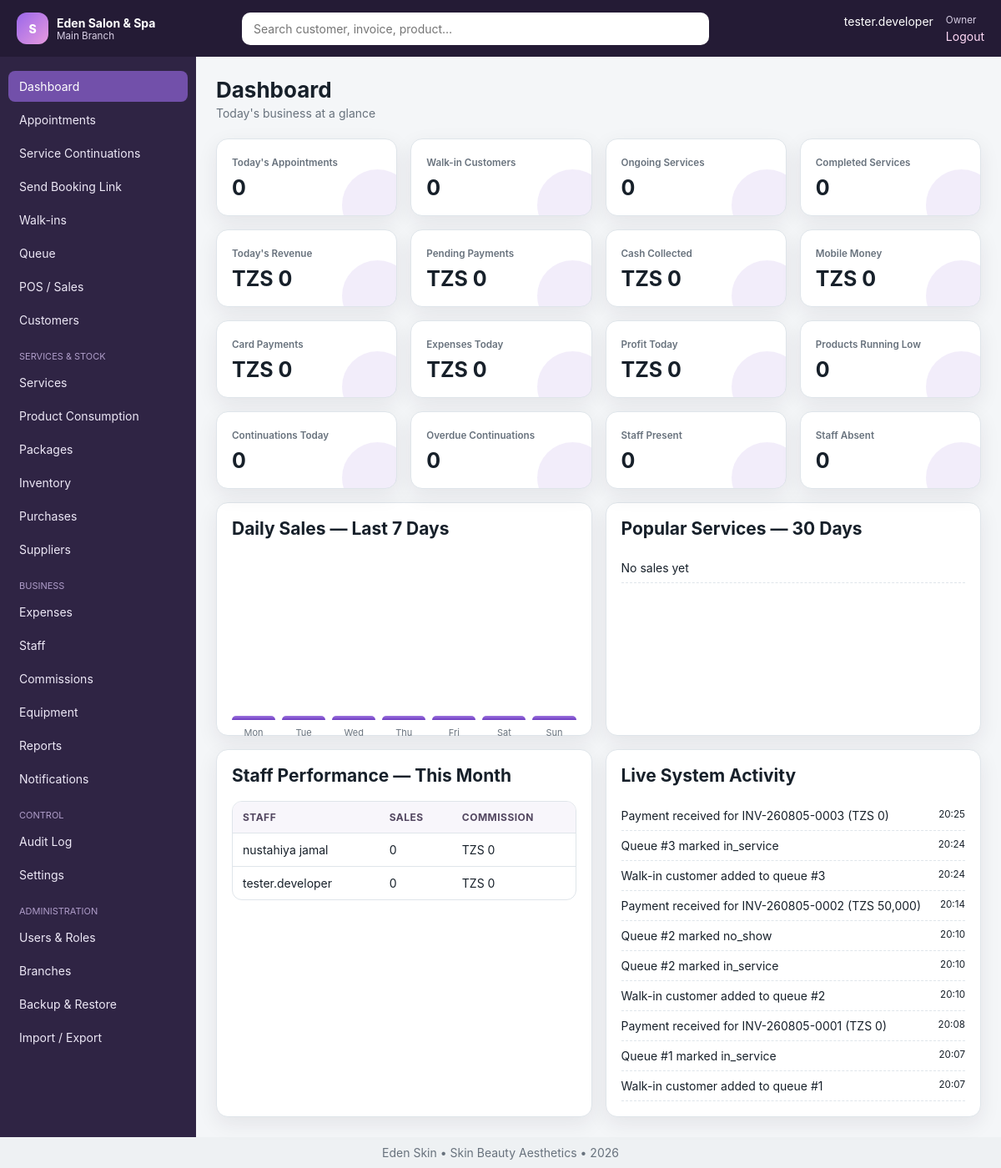
/dashboard.php (signed in), run on the app's committed database.
### tables this page shows
CREATE TABLE `settings` (
  `id` int(11) NOT NULL AUTO_INCREMENT,
  `branch_id` int(11) DEFAULT NULL,
  `setting_key` varchar(100) NOT NULL,
  `setting_value` text DEFAULT NULL,
  `setting_group` varchar(80) DEFAULT 'general',
  `updated_by` int(11) DEFAULT NULL,
  `updated_at` datetime DEFAULT current_timestamp() ON UPDATE current_timestamp(),
  PRIMARY KEY (`id`),
  UNIQUE KEY `uniq_setting` (`branch_id`,`setting_key`),
  KEY `updated_by` (`updated_by`),
  CONSTRAINT `settings_ibfk_1` FOREIGN KEY (`branch_id`) REFERENCES `branches` (`id`) ON DELETE CASCADE,
  CONSTRAINT `settings_ibfk_2` FOREIGN KEY (`updated_by`) REFERENCES `users` (`id`) ON DELETE SET NULL
);

CREATE TABLE `users` (
  `id` int(11) NOT NULL AUTO_INCREMENT,
  `branch_id` int(11) NOT NULL,
  `staff_id` int(11) DEFAULT NULL,
  `role_id` int(11) NOT NULL,
  `username` varchar(80) NOT NULL,
  `password_hash` varchar(255) NOT NULL,
  `status` enum('active','inactive','locked') DEFAULT 'active',
  `last_login_at` datetime DEFAULT NULL,
  `created_at` datetime DEFAULT current_timestamp(),
  PRIMARY KEY (`id`),
  UNIQUE KEY `username` (`username`),
  KEY `branch_id` (`branch_id`),
  KEY `staff_id` (`staff_id`),
  KEY `role_id` (`role_id`),
  CONSTRAINT `users_ibfk_1` FOREIGN KEY (`branch_id`) REFERENCES `branches` (`id`),
  CONSTRAINT `users_ibfk_2` FOREIGN KEY (`staff_id`) REFERENCES `staff` (`id`) ON DELETE SET NULL,
  CONSTRAINT `users_ibfk_3` FOREIGN KEY (`role_id`) REFERENCES `roles` (`id`)
);

CREATE TABLE `branches` (
  `id` int(11) NOT NULL AUTO_INCREMENT,
  `business_id` int(11) NOT NULL,
  `name` varchar(120) NOT NULL,
  `code` varchar(20) NOT NULL,
  `phone` varchar(30) DEFAULT NULL,
  `email` varchar(120) DEFAULT NULL,
  `address` varchar(255) DEFAULT NULL,
  `opening_time` time DEFAULT '08:00:00',
  `closing_time` time DEFAULT '20:00:00',
  `status` enum('active','inactive') DEFAULT 'active',
  `created_at` datetime DEFAULT current_timestamp(),
  PRIMARY KEY (`id`),
  UNIQUE KEY `code` (`code`),
  KEY `business_id` (`business_id`),
  CONSTRAINT `branches_ibfk_1` FOREIGN KEY (`business_id`) REFERENCES `businesses` (`id`)
);

CREATE TABLE `staff` (
  `id` int(11) NOT NULL AUTO_INCREMENT,
  `branch_id` int(11) NOT NULL,
  `employee_no` varchar(30) DEFAULT NULL,
  `photo` varchar(255) DEFAULT NULL,
  `full_name` varchar(150) NOT NULL,
  `phone` varchar(30) DEFAULT NULL,
  `email` varchar(120) DEFAULT NULL,
  `gender` enum('Male','Female','Other') DEFAULT 'Female',
  `date_of_birth` date DEFAULT NULL,
  `address` varchar(255) DEFAULT NULL,
  `role_title` varchar(100) DEFAULT NULL,
  `salary` decimal(14,2) DEFAULT 0.00,
  `default_commission_type` enum('percentage','fixed') DEFAULT 'percentage',
  `default_commission_value` decimal(10,2) DEFAULT 0.00,
  `employment_date` date DEFAULT NULL,
  `emergency_contact` varchar(120) DEFAULT NULL,
  `status` enum('active','inactive','terminated') DEFAULT 'active',
  `created_at` datetime DEFAULT current_timestamp(),
  `updated_at` datetime DEFAULT NULL,
  PRIMARY KEY (`id`),
  UNIQUE KEY `employee_no` (`employee_no`),
  KEY `branch_id` (`branch_id`),
  CONSTRAINT `staff_ibfk_1` FOREIGN KEY (`branch_id`) REFERENCES `branches` (`id`)
);

CREATE TABLE `roles` (
  `id` int(11) NOT NULL AUTO_INCREMENT,
  `name` varchar(80) NOT NULL,
  `description` varchar(255) DEFAULT NULL,
  `is_system` tinyint(1) DEFAULT 0,
  `created_at` datetime DEFAULT current_timestamp(),
  PRIMARY KEY (`id`),
  UNIQUE KEY `name` (`name`)
);

CREATE TABLE `system_activities` (
  `id` bigint(20) NOT NULL AUTO_INCREMENT,
  `branch_id` int(11) DEFAULT NULL,
  `user_id` int(11) DEFAULT NULL,
  `activity_type` varchar(50) DEFAULT NULL,
  `message` varchar(255) NOT NULL,
  `created_at` datetime DEFAULT current_timestamp(),
  PRIMARY KEY (`id`),
  KEY `activity_date` (`branch_id`,`created_at`),
  KEY `user_id` (`user_id`),
  CONSTRAINT `system_activities_ibfk_1` FOREIGN KEY (`branch_id`) REFERENCES `branches` (`id`) ON DELETE SET NULL,
  CONSTRAINT `system_activities_ibfk_2` FOREIGN KEY (`user_id`) REFERENCES `users` (`id`) ON DELETE SET NULL
);

### includes/functions.php (called while the page is built, shortened)
<?php
function app_config(): array {
    static $config;
    if (!$config) {
        $file=dirname(__DIR__).'/config.php';
        $config=require $file;
    }
    return $config;
}
function e(mixed $v): string { return htmlspecialchars((string)$v, ENT_QUOTES, 'UTF-8'); }
function url(string $path=''): string { $base=rtrim(app_config()['app']['base_url'] ?? '', '/'); return $base.'/'.ltrim($path,'/'); }
function money(float|int|string|null $n): string { return 'TZS '.number_format((float)$n,0,'.',','); }
function setting(string $key,mixed $default=null,?int $branchId=null): mixed {
    try { $branchId=$branchId??current_branch_id(); $r=one('SELECT setting_value FROM settings WHERE setting_key=? AND (branch_id=? OR branch_id IS NULL) ORDER BY branch_id IS NOT NULL DESC LIMIT 1',[$key,$branchId]); return $r ? $r['setting_value'] : $default; } catch(Throwable){ return $default; }
}

### config.php (called while the page is built)
<?php
return array (
  'db' =>
  array (
    'host' => '127.0.0.1',
    'port' => '3306',
    'name' => 'salon_spa_tz',
    'user' => 'root',
    'pass' => '',
    'charset' => 'utf8mb4',
  ),
  'app' =>
  array (
    'name' => 'Salon & Spa Manager',
    'base_url' => '/salon_spa_management_system',
    'timezone' => 'Africa/Dar_es_Salaam',
    'currency' => 'TZS',
    'session_timeout' => 3600,
    'debug' => false,
  ),
);

### includes/auth.php (called while the page is built, shortened)
<?php
function is_logged_in(): bool { return !empty($_SESSION['user_id']); }
function require_login(): void {
    if(!current_user()){ logout_user(); redirect('login.php'); }
}
function current_user(): ?array { static $u; if(!is_logged_in())return null; if(!$u)$u=one('SELECT u.*,r.name role_name,s.full_name staff_name,b.name branch_name FROM users u JOIN roles r ON r.id=u.role_id LEFT JOIN staff s ON s.id=u.staff_id LEFT JOIN branches b ON b.id=u.branch_id WHERE u.id=?',[$_SESSION['user_id']]); return $u; }
function current_branch_id(): ?int {
    if(isset($_SESSION['branch_id']) && (int)$_SESSION['branch_id']>0) return (int)$_SESSION['branch_id'];
    return null;
}
function can(string $code): bool { $u=current_user(); return $u && ($u['role_name']==='Owner' || in_array($code,permissions(),true)); }
function require_permission(string $code): void { require_login(); if(!can($code)){http_response_code(403); include dirname(__DIR__).'/403.php'; exit;} }

### includes/db.php (called while the page is built)
<?php
function db(): PDO {
    static $pdo = null;
    if ($pdo instanceof PDO) return $pdo;
    $cfg = app_config()['db'];
    $dsn = sprintf('mysql:host=%s;port=%s;dbname=%s;charset=%s', $cfg['host'], $cfg['port'], $cfg['name'], $cfg['charset']);
    $pdo = new PDO($dsn, $cfg['user'], $cfg['pass'], [
        PDO::ATTR_ERRMODE => PDO::ERRMODE_EXCEPTION,
        PDO::ATTR_DEFAULT_FETCH_MODE => PDO::FETCH_ASSOC,
        PDO::ATTR_EMULATE_PREPARES => false,
    ]);
    return $pdo;
}
function q(string $sql, array $params=[]): PDOStatement { $s=db()->prepare($sql); $s->execute($params); return $s; }
function one(string $sql, array $params=[]): ?array { $r=q($sql,$params)->fetch(); return $r ?: null; }
function all(string $sql, array $params=[]): array { return q($sql,$params)->fetchAll(); }
function scalar(string $sql, array $params=[]): mixed { return q($sql,$params)->fetchColumn(); }

### dashboard.php (the view)
<?php require __DIR__.'/includes/bootstrap.php'; require_permission('dashboard.view');
$bid=current_branch_id(); ensure_continuation_schema(); $today=today();
$k=[
 'appointments'=>(int)scalar('SELECT COUNT(*) FROM appointments WHERE branch_id=? AND appointment_date=?',[$bid,$today]),
 'walkins'=>(int)scalar('SELECT COUNT(*) FROM queues WHERE branch_id=? AND queue_date=?',[$bid,$today]),
 'ongoing'=>(int)scalar('SELECT COUNT(*) FROM queues WHERE branch_id=? AND queue_date=? AND status="in_service"',[$bid,$today]),
 'completed'=>(int)scalar('SELECT COUNT(*) FROM sales WHERE branch_id=? AND DATE(sale_date)=? AND status NOT IN("cancelled")',[$bid,$today]),
 'revenue'=>(float)scalar('SELECT COALESCE(SUM(total_amount),0) FROM sales WHERE branch_id=? AND DATE(sale_date)=? AND status NOT IN("cancelled","refunded")',[$bid,$today]),
 'pending'=>(float)scalar('SELECT COALESCE(SUM(balance_amount),0) FROM sales WHERE branch_id=? AND DATE(sale_date)=? AND balance_amount>0',[$bid,$today]),
 'cash'=>(float)scalar('SELECT COALESCE(SUM(amount),0) FROM payments WHERE branch_id=? AND DATE(payment_date)=? AND payment_method="cash"',[$bid,$today]),
 'mobile'=>(float)scalar('SELECT COALESCE(SUM(amount),0) FROM payments WHERE branch_id=? AND DATE(payment_date)=? AND payment_method IN("mpesa","airtel_money","tigo_pesa","halopesa")',[$bid,$today]),
 'card'=>(float)scalar('SELECT COALESCE(SUM(amount),0) FROM payments WHERE branch_id=? AND DATE(payment_date)=? AND payment_method="card"',[$bid,$today]),
 'expenses'=>(float)scalar('SELECT COALESCE(SUM(amount),0) FROM expenses WHERE branch_id=? AND expense_date=?',[$bid,$today]),
 'low'=>(int)scalar('SELECT COUNT(*) FROM stock_levels sl JOIN products p ON p.id=sl.product_id WHERE sl.branch_id=? AND sl.quantity<=p.minimum_stock AND p.status="active"',[$bid]),
 'present'=>(int)scalar('SELECT COUNT(*) FROM attendance WHERE branch_id=? AND attendance_date=? AND status IN("present","late")',[$bid,$today]),
 'absent'=>(int)scalar('SELECT COUNT(*) FROM attendance WHERE branch_id=? AND attendance_date=? AND status="absent"',[$bid,$today])
]; $k['profit']=$k['revenue']-$k['expenses'];
$contCounts=continuation_due_counts($bid);
$days=[];$values=[];for($i=6;$i>=0;$i--){$d=date('Y-m-d',strtotime("-$i days"));$days[]=date('D',strtotime($d));$values[]=(float)scalar('SELECT COALESCE(SUM(total_amount),0) FROM sales WHERE branch_id=? AND DATE(sale_date)=? AND status NOT IN("cancelled","refunded")',[$bid,$d]);}$max=max($values?:[1])?:1;
$popular=all('SELECT si.description, SUM(si.quantity) qty, SUM(si.line_total) amount FROM sale_items si JOIN sales s ON s.id=si.sale_id WHERE s.branch_id=? AND si.item_type="service" AND s.sale_date>=DATE_SUB(NOW(),INTERVAL 30 DAY) GROUP BY si.description ORDER BY qty DESC LIMIT 5',[$bid]);
$staffPerf=all('SELECT st.full_name,COUNT(DISTINCT c.sale_id) sales,COALESCE(SUM(c.commission_amount),0) commission FROM staff st LEFT JOIN commissions c ON c.staff_id=st.id AND c.created_at>=DATE_FORMAT(NOW(),"%Y-%m-01") WHERE st.branch_id=? AND st.status="active" GROUP BY st.id ORDER BY sales DESC LIMIT 5',[$bid]);
$activity=all('SELECT sa.*,u.username FROM system_activities sa LEFT JOIN users u ON u.id=sa.user_id WHERE sa.branch_id=? ORDER BY sa.id DESC LIMIT 10',[$bid]);
$title='Dashboard'; $subtitle="Today's business at a glance"; include __DIR__.'/includes/header.php';
?>
<div class="grid cols-4">
<?php $cards=[['Today\'s Appointments',$k['appointments']],['Walk-in Customers',$k['walkins']],['Ongoing Services',$k['ongoing']],['Completed Services',$k['completed']],['Today\'s Revenue',money($k['revenue'])],['Pending Payments',money($k['pending'])],['Cash Collected',money($k['cash'])],['Mobile Money',money($k['mobile'])],['Card Payments',money($k['card'])],['Expenses Today',money($k['expenses'])],['Profit Today',money($k['profit'])],['Products Running Low',$k['low']],['Continuations Today',$contCounts['today']],['Overdue Continuations',$contCounts['overdue']],['Staff Present',$k['present']],['Staff Absent',$k['absent']]]; foreach($cards as [$l,$v]):?><div class="card kpi"><small><?=e($l)?></small><strong><?=e($v)?></strong></div><?php endforeach;?></div>
<div class="grid cols-2" style="margin-top:16px"><section class="card"><h2>Daily Sales — Last 7 Days</h2><div class="chart"><?php foreach($values as $i=>$v):?><div class="bar" style="height:<?=max(3,round($v/$max*100))?>%" title="<?=money($v)?>"><span><?=e($days[$i])?></span></div><?php endforeach;?></div></section><section class="card"><h2>Popular Services — 30 Days</h2><ul class="stat-list"><?php foreach($popular as $r):?><li><span><?=e($r['description'])?></span><strong><?=e($r['qty'])?> • <?=money($r['amount'])?></strong></li><?php endforeach;?><?php if(!$popular):?><li>No sales yet</li><?php endif;?></ul></section></div>
<div class="grid cols-2" style="margin-top:16px"><section class="card"><h2>Staff Performance — This Month</h2><div class="table-wrap"><table><thead><tr><th>Staff</th><th>Sales</th><th>Commission</th></tr></thead><tbody><?php foreach($staffPerf as $r):?><tr><td><?=e($r['full_name'])?></td><td><?=e($r['sales'])?></td><td><?=money($r['commission'])?></td></tr><?php endforeach;?></tbody></table></div></section><section class="card"><h2>Live System Activity</h2><ul class="stat-list"><?php foreach($activity as $r):?><li><span><?=e($r['message'])?></span><small><?=date('H:i',strtotime($r['created_at']))?></small></li><?php endforeach;?><?php if(!$activity):?><li>No activity yet.</li><?php endif;?></ul></section></div>
<?php include __DIR__.'/includes/footer.php'; ?>

### includes/header.php (shortened to what this page needs)
<?php
require_login(); $u=current_user(); $title=$title??'Dashboard';
function nav_file_available(string $href): bool {
    return is_file(dirname(__DIR__).'/'.ltrim($href,'/'));
}
function current_rel_script_for_nav(): string {
    $script=str_replace('\\','/',$_SERVER['SCRIPT_NAME']??'');
    $base=(string)(app_config()['app']['base_url']??'');
    $base=rtrim(str_replace('\\','/',$base),'/');
    return ltrim($script,'/');
}
$navGroups=[
 'Main'=>[
  ['dashboard.php','Dashboard','dashboard.view'],
  ['modules/appointments.php','Appointments','appointments.view'],
  ['modules/continuations.php','Service Continuations','appointments.view'],
  ['modules/booking_link.php','Send Booking Link','appointments.manage'],
  ['modules/walkins.php','Walk-ins','queue.manage'],
  ['modules/queue.php','Queue','queue.manage'],
  ['modules/pos.php','POS / Sales','sales.create'],
  ['modules/customers.php','Customers','customers.view'],
 ],
 'Services & Stock'=>[
  ['modules/services.php','Services','services.manage'],
  ['modules/service_consumption.php','Product Consumption','services.manage'],
  ['modules/packages.php','Packages','services.manage'],
  ['modules/inventory.php','Inventory','inventory.view'],
  ['modules/purchases.php','Purchases','purchases.manage'],
  ['modules/suppliers.php','Suppliers','suppliers.manage'],
 ],
 'Business'=>[
  ['modules/expenses.php','Expenses','expenses.manage'],
  ['modules/staff.php','Staff','staff.view'],
  ['modules/commissions.php','Commissions','commissions.view'],
  ['modules/equipment.php','Equipment','equipment.manage'],
  ['modules/reports.php','Reports','reports.view'],
  ['modules/notifications.php','Notifications','notifications.manage'],
 ],
 'Control'=>[
  ['modules/audit.php','Audit Log','audit.view'],
  ['modules/settings.php','Settings','settings.manage'],
 ],
 'Administration'=>[
  ['modules/users.php','Users & Roles','users.manage'],
  ['modules/branches.php','Branches','users.manage'],
  ['modules/backups.php','Backup & Restore','users.manage'],
  ['modules/imports.php','Import / Export','users.manage'],
 ],
];
$current=current_rel_script_for_nav();
$hasSearch=nav_file_available('modules/search.php');
?><!doctype html><html lang="en"><head><link rel="stylesheet" href="<?=url('assets/css/app.css')?>"></head><body>
<header class="topbar"><button class="menu-btn" data-toggle-menu>☰</button><div class="brand"><span class="brand-mark">S</span><div><strong><?=e(setting('business_name',app_config()['app']['name']))?></strong><small><?=e($u['branch_name']??'Main Branch')?></small></div></div><?php if($hasSearch):?><form class="global-search" action="<?=url('modules/search.php')?>"><input name="q" placeholder="Search customer, invoice, product…"></form><?php else:?><div class="global-search"></div><?php endif;?><div class="userbox"><span><?=e($u['staff_name']?:$u['username'])?></span><small><?=e($u['role_name'])?></small><a href="<?=url('logout.php')?>">Logout</a></div></header>
<div class="layout"><aside class="sidebar" id="sidebar"><nav><?php foreach($navGroups as $group=>$items): $visible=[]; foreach($items as $item){ [$href,$label,$perm]=$item; if(nav_file_available($href) && can($perm)) $visible[]=$item; } if(!$visible) continue; if($group!=='Main'): ?><div class="nav-heading"><?=e($group)?></div><?php endif; foreach($visible as [$href,$label,$perm]): ?><a href="<?=url($href)?>" class="<?=$current===$href?'active':''?>"><?=e($label)?></a><?php endforeach; endforeach; ?></nav></aside><main class="content"><div class="page-head"><div><h1><?=e($title)?></h1><?php if(!empty($subtitle)):?><p><?=e($subtitle)?></p><?php endif;?></div></div>

### data on the page
settings: setting_value "Eden Salon & Spa"
users: branch.name "Main Branch", staff.full_name "tester.developer", role.name "Owner"
system_activities: message "Payment received for INV-260805-0003 (TZS 0)", created_at "20:25"
system_activities: message "Queue #3 marked in_service", created_at "20:24"
system_activities: message "Walk-in customer added to queue #3", created_at "20:24"
system_activities: message "Payment received for INV-260805-0002 (TZS 50,000)", created_at "20:14"
system_activities: message "Queue #2 marked no_show", created_at "20:10"
system_activities: message "Queue #2 marked in_service", created_at "20:10"
system_activities: message "Walk-in customer added to queue #2", created_at "20:10"
system_activities: message "Payment received for INV-260805-0001 (TZS 0)", created_at "20:08"
system_activities: message "Queue #1 marked in_service", created_at "20:07"
system_activities: message "Walk-in customer added to queue #1", created_at "20:07"

### other printed values
$label "Dashboard"
$label "Appointments"
$label "Service Continuations"
$label "Send Booking Link"
$label "Walk-ins"
$label "Queue"
$label "POS / Sales"
$label "Customers"
$group "SERVICES & STOCK"
$label "Services"
$label "Product Consumption"
$label "Packages"
$label "Inventory"
$label "Purchases"
$label "Suppliers"
